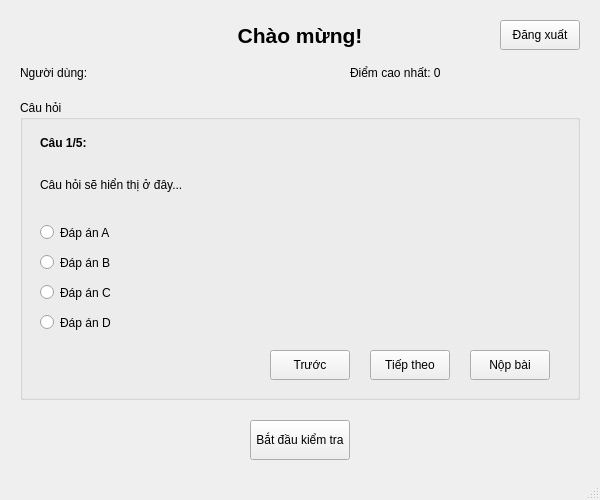
<?xml version="1.0" encoding="UTF-8"?>
<ui version="4.0">
 <class>MainWindow</class>
 <widget class="QMainWindow" name="MainWindow">
  <property name="geometry">
   <rect>
    <x>0</x>
    <y>0</y>
    <width>600</width>
    <height>500</height>
   </rect>
  </property>
  <property name="windowTitle">
   <string>Ứng Dụng Kiểm Tra</string>
  </property>
  <widget class="QWidget" name="centralwidget">
   <widget class="QLabel" name="label_welcome">
    <property name="geometry">
     <rect>
      <x>200</x>
      <y>20</y>
      <width>200</width>
      <height>30</height>
     </rect>
    </property>
    <property name="text">
     <string>Chào mừng!</string>
    </property>
    <property name="alignment">
     <set>Qt::AlignCenter</set>
    </property>
    <property name="font">
     <font>
      <pointsize>16</pointsize>
      <weight>75</weight>
      <bold>true</bold>
     </font>
    </property>
   </widget>
   <widget class="QLabel" name="label_user_info">
    <property name="geometry">
     <rect>
      <x>20</x>
      <y>60</y>
      <width>300</width>
      <height>25</height>
     </rect>
    </property>
    <property name="text">
     <string>Người dùng: </string>
    </property>
   </widget>
   <widget class="QLabel" name="label_highest_score">
    <property name="geometry">
     <rect>
      <x>350</x>
      <y>60</y>
      <width>200</width>
      <height>25</height>
     </rect>
    </property>
    <property name="text">
     <string>Điểm cao nhất: 0</string>
    </property>
   </widget>
   <widget class="QGroupBox" name="groupBox_question">
    <property name="geometry">
     <rect>
      <x>20</x>
      <y>100</y>
      <width>560</width>
      <height>300</height>
     </rect>
    </property>
    <property name="title">
     <string>Câu hỏi</string>
    </property>
    <widget class="QLabel" name="label_question_number">
     <property name="geometry">
      <rect>
       <x>20</x>
       <y>30</y>
       <width>100</width>
       <height>25</height>
      </rect>
     </property>
     <property name="text">
      <string>Câu 1/5:</string>
     </property>
     <property name="font">
      <font>
       <weight>75</weight>
       <bold>true</bold>
      </font>
     </property>
    </widget>
    <widget class="QLabel" name="label_question">
     <property name="geometry">
      <rect>
       <x>20</x>
       <y>60</y>
       <width>520</width>
       <height>50</height>
      </rect>
     </property>
     <property name="text">
      <string>Câu hỏi sẽ hiển thị ở đây...</string>
     </property>
     <property name="wordWrap">
      <bool>true</bool>
     </property>
    </widget>
    <widget class="QRadioButton" name="radioButton_option1">
     <property name="geometry">
      <rect>
       <x>20</x>
       <y>120</y>
       <width>520</width>
       <height>25</height>
      </rect>
     </property>
     <property name="text">
      <string>Đáp án A</string>
     </property>
    </widget>
    <widget class="QRadioButton" name="radioButton_option2">
     <property name="geometry">
      <rect>
       <x>20</x>
       <y>150</y>
       <width>520</width>
       <height>25</height>
      </rect>
     </property>
     <property name="text">
      <string>Đáp án B</string>
     </property>
    </widget>
    <widget class="QRadioButton" name="radioButton_option3">
     <property name="geometry">
      <rect>
       <x>20</x>
       <y>180</y>
       <width>520</width>
       <height>25</height>
      </rect>
     </property>
     <property name="text">
      <string>Đáp án C</string>
     </property>
    </widget>
    <widget class="QRadioButton" name="radioButton_option4">
     <property name="geometry">
      <rect>
       <x>20</x>
       <y>210</y>
       <width>520</width>
       <height>25</height>
      </rect>
     </property>
     <property name="text">
      <string>Đáp án D</string>
     </property>
    </widget>
    <widget class="QPushButton" name="pushButton_next">
     <property name="geometry">
      <rect>
       <x>350</x>
       <y>250</y>
       <width>80</width>
       <height>30</height>
      </rect>
     </property>
     <property name="text">
      <string>Tiếp theo</string>
     </property>
    </widget>
    <widget class="QPushButton" name="pushButton_previous">
     <property name="geometry">
      <rect>
       <x>250</x>
       <y>250</y>
       <width>80</width>
       <height>30</height>
      </rect>
     </property>
     <property name="text">
      <string>Trước</string>
     </property>
    </widget>
    <widget class="QPushButton" name="pushButton_submit">
     <property name="geometry">
      <rect>
       <x>450</x>
       <y>250</y>
       <width>80</width>
       <height>30</height>
      </rect>
     </property>
     <property name="text">
      <string>Nộp bài</string>
     </property>
    </widget>
   </widget>
   <widget class="QPushButton" name="pushButton_start_test">
    <property name="geometry">
     <rect>
      <x>250</x>
      <y>420</y>
      <width>100</width>
      <height>40</height>
     </rect>
    </property>
    <property name="text">
     <string>Bắt đầu kiểm tra</string>
    </property>
   </widget>
   <widget class="QPushButton" name="pushButton_logout">
    <property name="geometry">
     <rect>
      <x>500</x>
      <y>20</y>
      <width>80</width>
      <height>30</height>
     </rect>
    </property>
    <property name="text">
     <string>Đăng xuất</string>
    </property>
   </widget>
  </widget>
  <widget class="QMenuBar" name="menubar">
   <property name="geometry">
    <rect>
     <x>0</x>
     <y>0</y>
     <width>600</width>
     <height>22</height>
    </rect>
   </property>
  </widget>
  <widget class="QStatusBar" name="statusbar"/>
 </widget>
 <resources/>
 <connections/>
</ui> 
